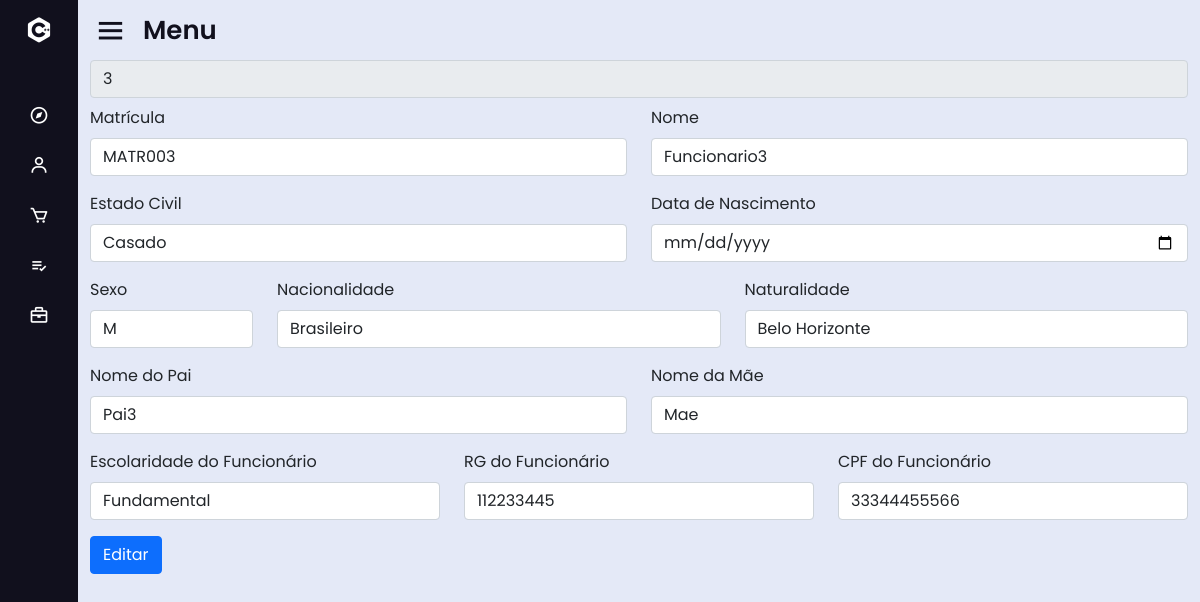
The page /sislogin/dashboard.php?page=fedit_func.php&id=3 (signed in) on the database its author committed.
### tables this page shows
CREATE TABLE `funcionario` (
  `id_func` int(11) NOT NULL,
  `matricula_func` varchar(255) NOT NULL,
  `nome_func` varchar(255) NOT NULL,
  `estado_civil_func` varchar(50) NOT NULL,
  `dt_nasc_func` date NOT NULL,
  `sexo_func` varchar(10) NOT NULL,
  `nac_func` varchar(50) NOT NULL,
  `nat_func` varchar(50) NOT NULL,
  `nome_pai` varchar(255) NOT NULL,
  `nome_mae` varchar(255) NOT NULL,
  `esc_func` varchar(255) NOT NULL,
  `rg_func` varchar(20) NOT NULL,
  `cpf_func` varchar(20) NOT NULL
);

### sislogin/base/fedit_func.php (the view, shortened to what this page needs)
<?php
    require_once "conexao.php";
    $id = $_REQUEST['id'] ?? "";
    $sql = "SELECT * FROM funcionario WHERE id_func = $id ";
    $sql = mysqli_query($conexao, $sql);
    $dados = mysqli_fetch_array($sql);
?>
<main>
    <form action="base/edit.php" method="get">
        <input type="text" name="id_func" id="id_func" value="<?=$id?>" readonly class="form-control">
        <div class="row">
            <div class="col">
                <label for="matricula_func" class="form-label">Matrícula</label>
                <input type="text" name="matricula_func" id="matricula_func" class="form-control" value="<?=$dados['matricula_func']?>">
            </div>
            <div class="col">
                <label for="nome_func" class="form-label">Nome</label>
                <input type="text" name="nome_func" id="nome_func" class="form-control" value="<?=$dados['nome_func']?>">
            </div>
        </div>
        <div class="row">
            <div class="col">
                <label for="estado_civil" class="form-label">Estado Civil</label>
                <input type="text" name="estado_civil_func" id="estado_civil" class="form-control" value="<?=$dados['estado_civil_func']?>">
            </div>
            <div class="col">
                <label for="dt_nasc" class="form-label">Data de Nascimento</label>
                <input type="date" name="dt_nasc_func" id="dt_nasc_func" class="form-control" value="<?=$dados['dt_nasc_func']?>">
            </div>
        </div>
        <div class="row">
            <div class="col-md-2">
                <label for="sexo_func" class="form-label">Sexo</label>
                <input type="text" name="sexo_func" id="sexo_func" class="form-control" value="<?=$dados['sexo_func']?>">
            </div>
            <div class="col-md-5">
                <label for="nac_func" class="form-label">Nacionalidade</label>
                <input type="text" name="nac_func" id="nac_func" class="form-control" value="<?=$dados['nac_func']?>">
            </div>
            <div class="col-md-5">
                <label for="nat_func" class="form-label">Naturalidade</label>
                <input type="text" name="nat_func" id="nat_func" class="form-control" value="<?=$dados['nat_func']?>">
            </div>
        </div>
        <div class="row">
            <div class="col-md-6">
                <label for="nome_pai" class="form-label">Nome do Pai</label>
                <input type="text" name="nome_pai" id="nome_pai" class="form-control" value="<?=$dados['nome_pai']?>">
            </div>
            <div class="col-md-6">
                <label for="nome_mae" class="form-label">Nome da Mãe</label>
                <input type="text" name="nome_mae" id="nome_mae" class="form-control" value="<?=$dados['nome_mae']?>">
            </div>
        </div>
        <div class="row">
            <div class="col-md-4">
                <label for="esc_func" class="form-label">Escolaridade do Funcionário</label>
                <input type="text" name="esc_func" id="esc_func" class="form-control" value="<?=$dados['esc_func']?>">
            </div>
            <div class="col-md-4">
                <label for="rg_func" class="form-label">RG do Funcionário</label>
                <input type="text" name="rg_func" id="rg_func" class="form-control" value="<?=$dados['rg_func']?>">
            </div>
            <div class="col-md-4">
                <label for="cpf_func" class="form-label">CPF do Funcionário</label>
                <input type="text" name="cpf_func" id="cpf_func" class="form-control" value="<?=$dados['cpf_func']?>">
            </div>
        </div>
        <div class="row">
            <div class="col"><input type="submit" value="Editar" class="btn btn-primary"></div>
        </div>
    </form>
</main>

### sislogin/css/style.css (style rules this page uses)
* { margin: 0; padding: 0; box-sizing: border-box; font-family: 'Poppins', sans-serif; }
.col, .col-md-2, .col-md-4, .col-md-5, .col-md-6 { margin: 0.5rem 0; }

### sislogin/dashboard.php (style rules this page uses)
.col, .col-md-2, .col-md-4, .col-md-5, .col-md-6 { margin: 0.5rem 0; }

### rows shown on the page
funcionario: matricula_func "MATR003", nome_func "Funcionario3", estado_civil_func "Casado", sexo_func "M", nac_func "Brasileiro", nat_func "Belo Horizonte", nome_pai "Pai3", nome_mae "Mae", esc_func "Fundamental", rg_func "112233445", cpf_func "33344455566"
